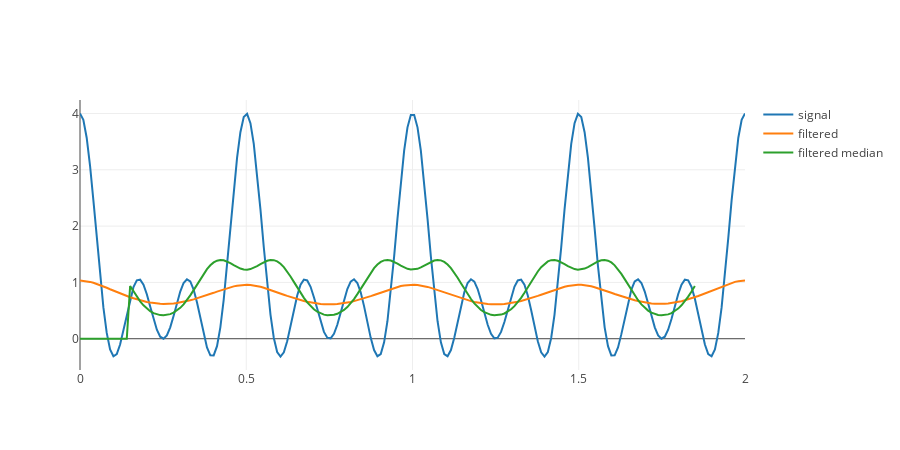

The code cell stored with this chart in its notebook:
### Code cell
f = 1
w = 2 * np.pi * f

count = 4
s = [sum(np.cos(w * i * 2*k) for k in range(count)) for i in t]

filtsym = np.append(afr, afr[::-1])

filtered = np.fft.ifft(np.fft.fft(s) * filtsym).real

kernel_size = 31
filt = create_filter_median(kernel_size)
#filt = np.pad(filt, (0, N - kernel_size), 'constant', constant_values=(0, 0))
filtered_median = np.append(np.zeros(kernel_size // 2), np.convolve(s, filt, mode = 'valid'))


tr_s = go.Scatter(
    x = t,
    y = s,
    name='signal'
)

tr_fs = go.Scatter(
    x = t,
    y = filtered,
    name='filtered'
)

tr_median = go.Scatter(
    x = t,
    y = filtered_median,
    name='filtered median'
)


rows = 1
cols = 1
fig = py.tools.make_subplots(rows = rows, cols = cols)

fig['layout'].update(height=rows * 450, width=cols * 900)

fig.append_trace(tr_s, 1, 1)
fig.append_trace(tr_fs, 1, 1)
fig.append_trace(tr_median, 1, 1)

py.offline.iplot(fig)

### Figure 1 — Plotly figure (JSON) as saved in the notebook; plotly's stock layout.template omitted (floating-point values rounded to 4 significant figures; data arrays with more than 128 entries replaced by an {"elided": "..."} marker saying what was removed)
{"data": [{"name": "signal", "type": "scatter", "x": {"elided": "200 float values"}, "xaxis": "x1", "y": {"elided": "200 float values"}, "yaxis": "y1"}, {"name": "filtered", "type": "scatter", "x": {"elided": "200 float values"}, "xaxis": "x1", "y": {"elided": "200 float values"}, "yaxis": "y1"}, {"name": "filtered median", "type": "scatter", "x": {"elided": "200 float values"}, "xaxis": "x1", "y": {"elided": "185 float values"}, "yaxis": "y1"}], "layout": {"height": 450, "width": 900, "xaxis1": {"anchor": "y1", "domain": [0, 1]}, "yaxis1": {"anchor": "x1", "domain": [0, 1]}}}
